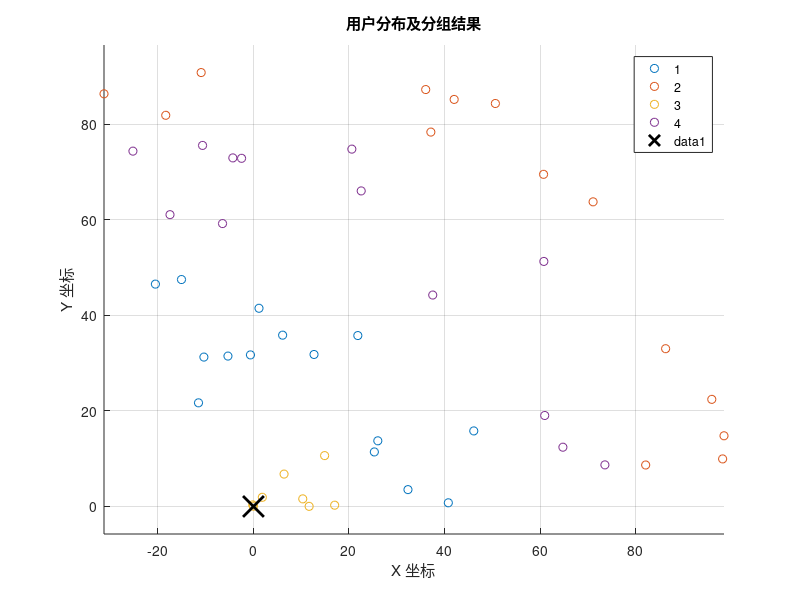

Source code (MATLAB):
% 参数设置
num_users = 50;  % 用户数量
max_groups = 4;  % 允许的最大组数
theta_range = 120; % 基站范围（度数）

% 生成用户坐标 (假设基站在(0,0))
r = 100 * rand(num_users, 1); % 随机生成用户距离基站的距离
angles = rand(num_users, 1) * deg2rad(theta_range); % 随机生成角度 (弧度)
x = r .* cos(angles);  % x 坐标
y = r .* sin(angles);  % y 坐标

% 计算矢量方向 (角度)
directions = atan2(y, x);  % 计算方向角，单位为弧度

% 构建特征向量：将方向角（弧度）和距离作为特征
features = [directions, r];

% 使用 kmeans 聚类，同时考虑方向和距离
optimal_num_groups = min(num_users, max_groups);  % 组数不超过用户数或最大组数
[idx, C] = kmeans(features, optimal_num_groups, 'Replicates', 100);

% 可视化用户分布和分组结果
figure;
gscatter(x, y, idx); % 根据聚类结果对用户进行不同颜色的标记
hold on;
plot(0, 0, 'kx', 'MarkerSize', 15, 'LineWidth', 2); % 基站位置
title('用户分布及分组结果');
xlabel('X 坐标');
ylabel('Y 坐标');
axis equal;
grid on;
hold off;
